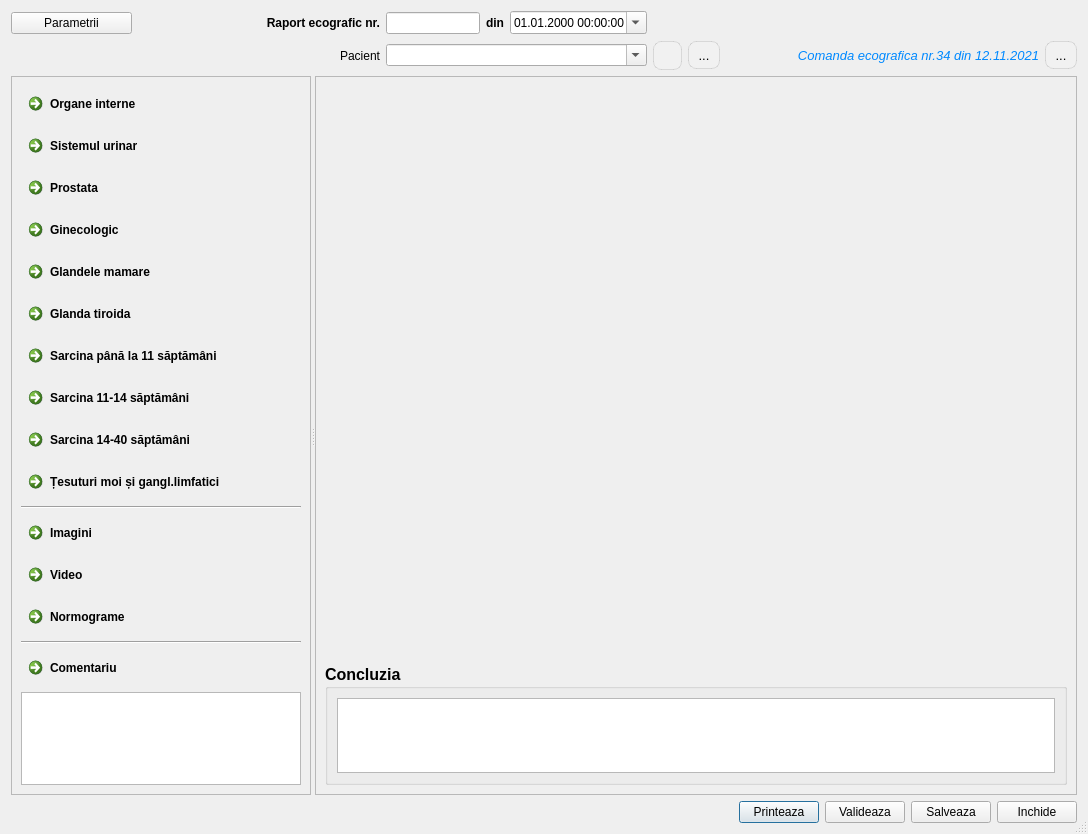
<?xml version="1.0" encoding="UTF-8"?>
<ui version="4.0">
 <class>ReportDialog</class>
 <widget class="QDialog" name="ReportDialog">
  <property name="geometry">
   <rect>
    <x>0</x>
    <y>0</y>
    <width>1088</width>
    <height>834</height>
   </rect>
  </property>
  <property name="sizePolicy">
   <sizepolicy hsizetype="Maximum" vsizetype="Preferred">
    <horstretch>0</horstretch>
    <verstretch>0</verstretch>
   </sizepolicy>
  </property>
  <property name="font">
   <font>
    <family>Segoe UI</family>
   </font>
  </property>
  <property name="windowTitle">
   <string>Dialog</string>
  </property>
  <property name="windowIcon">
   <iconset resource="../../resources/resource.qrc">
    <normaloff>:/img/documents/reportEcho.png</normaloff>:/img/documents/reportEcho.png</iconset>
  </property>
  <property name="sizeGripEnabled">
   <bool>true</bool>
  </property>
  <layout class="QGridLayout" name="gridLayout_8">
   <item row="1" column="9">
    <widget class="QToolButton" name="btnOpenOrder">
     <property name="styleSheet">
      <string notr="true">QToolButton
{
    border: 1px solid rgba(0, 0, 0, 0.1);
    border-radius: 8px;
    background-color: #f1f1f1;
    color: #000000;
    font-size: 13px;
    padding: 4px 4px;
}
QToolButton:hover
{
    background-color: #e0e0e0;
}
QToolButton:pressed
{
    background-color: #d0d0d0;
}</string>
     </property>
     <property name="text">
      <string>...</string>
     </property>
     <property name="icon">
      <iconset resource="../../resources/resource.qrc">
       <normaloff>:/img/catalogs/open_catalog.png</normaloff>:/img/catalogs/open_catalog.png</iconset>
     </property>
    </widget>
   </item>
   <item row="3" column="0" colspan="10">
    <layout class="QHBoxLayout" name="horizontalLayout">
     <item>
      <layout class="QHBoxLayout" name="layoutAuthor"/>
     </item>
     <item>
      <spacer name="horizontalSpacer_3">
       <property name="orientation">
        <enum>Qt::Orientation::Horizontal</enum>
       </property>
       <property name="sizeHint" stdset="0">
        <size>
         <width>40</width>
         <height>20</height>
        </size>
       </property>
      </spacer>
     </item>
     <item>
      <widget class="QPushButton" name="btnPrint">
       <property name="toolTip">
        <string>Printare (Ctrl + P)</string>
       </property>
       <property name="text">
        <string>Printeaza</string>
       </property>
       <property name="icon">
        <iconset resource="../../resources/resource.qrc">
         <normaloff>:/img/actions/print.png</normaloff>:/img/actions/print.png</iconset>
       </property>
       <property name="shortcut">
        <string>Ctrl+P</string>
       </property>
      </widget>
     </item>
     <item>
      <widget class="QPushButton" name="btnOk">
       <property name="toolTip">
        <string>Validare (Ctrl + Enter)</string>
       </property>
       <property name="text">
        <string>Valideaza</string>
       </property>
       <property name="icon">
        <iconset resource="../../resources/resource.qrc">
         <normaloff>:/img/btns/valide.png</normaloff>:/img/btns/valide.png</iconset>
       </property>
       <property name="shortcut">
        <string>Ctrl+Return</string>
       </property>
      </widget>
     </item>
     <item>
      <widget class="QPushButton" name="btnWrite">
       <property name="toolTip">
        <string>Salvare (Ctrl + S)</string>
       </property>
       <property name="text">
        <string>Salveaza</string>
       </property>
       <property name="icon">
        <iconset resource="../../resources/resource.qrc">
         <normaloff>:/img/btns/save.png</normaloff>:/img/btns/save.png</iconset>
       </property>
       <property name="shortcut">
        <string>Ctrl+S</string>
       </property>
      </widget>
     </item>
     <item>
      <widget class="QPushButton" name="btnClose">
       <property name="toolTip">
        <string>Inchiderea (Esc)</string>
       </property>
       <property name="text">
        <string>Inchide</string>
       </property>
       <property name="icon">
        <iconset resource="../../resources/resource.qrc">
         <normaloff>:/img/btns/close.png</normaloff>:/img/btns/close.png</iconset>
       </property>
       <property name="shortcut">
        <string>Esc</string>
       </property>
      </widget>
     </item>
    </layout>
   </item>
   <item row="0" column="4">
    <widget class="QLabel" name="label_2">
     <property name="font">
      <font>
       <family>Segoe UI</family>
       <bold>true</bold>
      </font>
     </property>
     <property name="text">
      <string>din</string>
     </property>
    </widget>
   </item>
   <item row="1" column="7">
    <widget class="QToolButton" name="btnOpenPatient">
     <property name="styleSheet">
      <string notr="true">QToolButton
{
    border: 1px solid rgba(0, 0, 0, 0.1);
    border-radius: 8px;
    background-color: #f1f1f1;
    color: #000000;
    font-size: 13px;
    padding: 4px 4px;
}
QToolButton:hover
{
    background-color: #e0e0e0;
}
QToolButton:pressed
{
    background-color: #d0d0d0;
}</string>
     </property>
     <property name="text">
      <string>...</string>
     </property>
     <property name="icon">
      <iconset resource="../../resources/resource.qrc">
       <normaloff>:/img/catalogs/open_catalog.png</normaloff>:/img/catalogs/open_catalog.png</iconset>
     </property>
    </widget>
   </item>
   <item row="0" column="1">
    <spacer name="horizontalSpacer_2">
     <property name="orientation">
      <enum>Qt::Orientation::Horizontal</enum>
     </property>
     <property name="sizeType">
      <enum>QSizePolicy::Policy::Preferred</enum>
     </property>
     <property name="sizeHint" stdset="0">
      <size>
       <width>111</width>
       <height>24</height>
      </size>
     </property>
    </spacer>
   </item>
   <item row="0" column="5">
    <widget class="QDateTimeEdit" name="dateTimeDoc">
     <property name="sizePolicy">
      <sizepolicy hsizetype="Expanding" vsizetype="Fixed">
       <horstretch>0</horstretch>
       <verstretch>0</verstretch>
      </sizepolicy>
     </property>
     <property name="displayFormat">
      <string>dd.MM.yyyy HH:mm:ss</string>
     </property>
     <property name="calendarPopup">
      <bool>true</bool>
     </property>
    </widget>
   </item>
   <item row="0" column="2">
    <widget class="QLabel" name="label">
     <property name="font">
      <font>
       <family>Segoe UI</family>
       <bold>true</bold>
      </font>
     </property>
     <property name="text">
      <string>Raport ecografic nr.</string>
     </property>
     <property name="alignment">
      <set>Qt::AlignmentFlag::AlignRight|Qt::AlignmentFlag::AlignTrailing|Qt::AlignmentFlag::AlignVCenter</set>
     </property>
    </widget>
   </item>
   <item row="1" column="0" colspan="2">
    <spacer name="horizontalSpacer_5">
     <property name="orientation">
      <enum>Qt::Orientation::Horizontal</enum>
     </property>
     <property name="sizeType">
      <enum>QSizePolicy::Policy::Preferred</enum>
     </property>
     <property name="sizeHint" stdset="0">
      <size>
       <width>276</width>
       <height>20</height>
      </size>
     </property>
    </spacer>
   </item>
   <item row="1" column="2">
    <widget class="QLabel" name="label_3">
     <property name="sizePolicy">
      <sizepolicy hsizetype="Preferred" vsizetype="Preferred">
       <horstretch>0</horstretch>
       <verstretch>0</verstretch>
      </sizepolicy>
     </property>
     <property name="text">
      <string>Pacient</string>
     </property>
     <property name="alignment">
      <set>Qt::AlignmentFlag::AlignRight|Qt::AlignmentFlag::AlignTrailing|Qt::AlignmentFlag::AlignVCenter</set>
     </property>
    </widget>
   </item>
   <item row="2" column="0" colspan="10">
    <widget class="QSplitter" name="splitter">
     <property name="sizePolicy">
      <sizepolicy hsizetype="Expanding" vsizetype="Expanding">
       <horstretch>0</horstretch>
       <verstretch>0</verstretch>
      </sizepolicy>
     </property>
     <property name="orientation">
      <enum>Qt::Orientation::Horizontal</enum>
     </property>
     <widget class="QFrame" name="frame_btn">
      <property name="maximumSize">
       <size>
        <width>300</width>
        <height>16777215</height>
       </size>
      </property>
      <property name="frameShape">
       <enum>QFrame::Shape::StyledPanel</enum>
      </property>
      <property name="frameShadow">
       <enum>QFrame::Shadow::Raised</enum>
      </property>
      <layout class="QVBoxLayout" name="verticalLayout">
       <item>
        <widget class="QCommandLinkButton" name="btnOrgansInternal">
         <property name="text">
          <string>Organe interne</string>
         </property>
         <property name="icon">
          <iconset resource="../../resources/resource.qrc">
           <normaloff>:/img/medicine/liver.png</normaloff>:/img/medicine/liver.png</iconset>
         </property>
        </widget>
       </item>
       <item>
        <widget class="QCommandLinkButton" name="btnUrinarySystem">
         <property name="text">
          <string>Sistemul urinar</string>
         </property>
         <property name="icon">
          <iconset resource="../../resources/resource.qrc">
           <normaloff>:/img/medicine/kidney.png</normaloff>:/img/medicine/kidney.png</iconset>
         </property>
        </widget>
       </item>
       <item>
        <widget class="QCommandLinkButton" name="btnProstate">
         <property name="text">
          <string>Prostata</string>
         </property>
         <property name="icon">
          <iconset resource="../../resources/resource.qrc">
           <normaloff>:/img/medicine/prostate.png</normaloff>:/img/medicine/prostate.png</iconset>
         </property>
        </widget>
       </item>
       <item>
        <widget class="QCommandLinkButton" name="btnGynecology">
         <property name="text">
          <string>Ginecologic</string>
         </property>
         <property name="icon">
          <iconset resource="../../resources/resource.qrc">
           <normaloff>:/img/medicine/pubis.png</normaloff>:/img/medicine/pubis.png</iconset>
         </property>
        </widget>
       </item>
       <item>
        <widget class="QCommandLinkButton" name="btnBreast">
         <property name="text">
          <string>Glandele mamare</string>
         </property>
         <property name="icon">
          <iconset resource="../../resources/resource.qrc">
           <normaloff>:/img/medicine/breast.png</normaloff>:/img/medicine/breast.png</iconset>
         </property>
        </widget>
       </item>
       <item>
        <widget class="QCommandLinkButton" name="btnThyroid">
         <property name="text">
          <string>Glanda tiroida</string>
         </property>
         <property name="icon">
          <iconset resource="../../resources/resource.qrc">
           <normaloff>:/img/medicine/thyroide.png</normaloff>:/img/medicine/thyroide.png</iconset>
         </property>
        </widget>
       </item>
       <item>
        <widget class="QCommandLinkButton" name="btnGestation0">
         <property name="text">
          <string>Sarcina până la 11 săptămâni</string>
         </property>
         <property name="icon">
          <iconset resource="../../resources/resource.qrc">
           <normaloff>:/img/medicine/pregnant0.png</normaloff>:/img/medicine/pregnant0.png</iconset>
         </property>
        </widget>
       </item>
       <item>
        <widget class="QCommandLinkButton" name="btnGestation1">
         <property name="text">
          <string>Sarcina 11-14 săptămâni</string>
         </property>
         <property name="icon">
          <iconset resource="../../resources/resource.qrc">
           <normaloff>:/img/medicine/pregnant1.png</normaloff>:/img/medicine/pregnant1.png</iconset>
         </property>
        </widget>
       </item>
       <item>
        <widget class="QCommandLinkButton" name="btnGestation2">
         <property name="text">
          <string>Sarcina 14-40 săptămâni</string>
         </property>
         <property name="icon">
          <iconset resource="../../resources/resource.qrc">
           <normaloff>:/img/medicine/pregnant2.png</normaloff>:/img/medicine/pregnant2.png</iconset>
         </property>
        </widget>
       </item>
       <item>
        <widget class="QCommandLinkButton" name="btnLymphNodes">
         <property name="text">
          <string>Țesuturi moi și gangl.limfatici</string>
         </property>
         <property name="icon">
          <iconset resource="../../resources/resource.qrc">
           <normaloff>:/img/medicine/lymph-nodes.png</normaloff>:/img/medicine/lymph-nodes.png</iconset>
         </property>
        </widget>
       </item>
       <item>
        <widget class="Line" name="line">
         <property name="orientation">
          <enum>Qt::Orientation::Horizontal</enum>
         </property>
        </widget>
       </item>
       <item>
        <widget class="QCommandLinkButton" name="btnImages">
         <property name="text">
          <string>Imagini</string>
         </property>
         <property name="icon">
          <iconset resource="../../resources/resource.qrc">
           <normaloff>:/img/common/image.png</normaloff>:/img/common/image.png</iconset>
         </property>
        </widget>
       </item>
       <item>
        <widget class="QCommandLinkButton" name="btnVideo">
         <property name="text">
          <string>Video</string>
         </property>
         <property name="icon">
          <iconset resource="../../resources/resource.qrc">
           <normaloff>:/img/common/video.png</normaloff>:/img/common/video.png</iconset>
         </property>
        </widget>
       </item>
       <item>
        <widget class="QCommandLinkButton" name="btnNormograms">
         <property name="text">
          <string>Normograme</string>
         </property>
         <property name="icon">
          <iconset resource="../../resources/resource.qrc">
           <normaloff>:/img/medicine/normograma.png</normaloff>:/img/medicine/normograma.png</iconset>
         </property>
        </widget>
       </item>
       <item>
        <widget class="Line" name="line_3">
         <property name="orientation">
          <enum>Qt::Orientation::Horizontal</enum>
         </property>
        </widget>
       </item>
       <item>
        <widget class="QCommandLinkButton" name="btnComment">
         <property name="text">
          <string>Comentariu</string>
         </property>
         <property name="icon">
          <iconset resource="../../resources/resource.qrc">
           <normaloff>:/img/documents/comment.png</normaloff>:/img/documents/comment.png</iconset>
         </property>
        </widget>
       </item>
       <item>
        <widget class="QPlainTextEdit" name="comment"/>
       </item>
       <item>
        <spacer name="verticalSpacer_7">
         <property name="orientation">
          <enum>Qt::Orientation::Vertical</enum>
         </property>
         <property name="sizeHint" stdset="0">
          <size>
           <width>20</width>
           <height>40</height>
          </size>
         </property>
        </spacer>
       </item>
      </layout>
     </widget>
     <widget class="QFrame" name="frame_table">
      <property name="frameShape">
       <enum>QFrame::Shape::StyledPanel</enum>
      </property>
      <property name="frameShadow">
       <enum>QFrame::Shadow::Raised</enum>
      </property>
      <layout class="QGridLayout" name="gridLayout_2">
       <item row="1" column="0">
        <widget class="QGroupBox" name="groupBox_5">
         <property name="sizePolicy">
          <sizepolicy hsizetype="Expanding" vsizetype="Fixed">
           <horstretch>0</horstretch>
           <verstretch>0</verstretch>
          </sizepolicy>
         </property>
         <property name="maximumSize">
          <size>
           <width>16777215</width>
           <height>121</height>
          </size>
         </property>
         <property name="font">
          <font>
           <family>Segoe UI</family>
           <pointsize>12</pointsize>
           <bold>true</bold>
          </font>
         </property>
         <property name="title">
          <string>Concluzia</string>
         </property>
         <layout class="QGridLayout" name="gridLayout">
          <item row="0" column="0">
           <widget class="QPlainTextEdit" name="concluzion">
            <property name="sizePolicy">
             <sizepolicy hsizetype="Expanding" vsizetype="Preferred">
              <horstretch>0</horstretch>
              <verstretch>0</verstretch>
             </sizepolicy>
            </property>
            <property name="maximumSize">
             <size>
              <width>16777215</width>
              <height>84</height>
             </size>
            </property>
           </widget>
          </item>
         </layout>
        </widget>
       </item>
       <item row="0" column="0">
        <widget class="QStackedWidget" name="stackedWidget">
         <property name="sizePolicy">
          <sizepolicy hsizetype="Preferred" vsizetype="Preferred">
           <horstretch>0</horstretch>
           <verstretch>0</verstretch>
          </sizepolicy>
         </property>
         <property name="currentIndex">
          <number>-1</number>
         </property>
        </widget>
       </item>
      </layout>
     </widget>
    </widget>
   </item>
   <item row="1" column="3" colspan="3">
    <widget class="QComboBox" name="comboPatient">
     <property name="sizePolicy">
      <sizepolicy hsizetype="Expanding" vsizetype="Fixed">
       <horstretch>0</horstretch>
       <verstretch>0</verstretch>
      </sizepolicy>
     </property>
     <property name="editable">
      <bool>true</bool>
     </property>
    </widget>
   </item>
   <item row="0" column="0">
    <widget class="QPushButton" name="btnParameters">
     <property name="text">
      <string>Parametrii</string>
     </property>
     <property name="icon">
      <iconset resource="../../resources/resource.qrc">
       <normaloff>:/img/catalogs/investigations.png</normaloff>:/img/catalogs/investigations.png</iconset>
     </property>
    </widget>
   </item>
   <item row="0" column="3">
    <widget class="QLineEdit" name="numberDoc"/>
   </item>
   <item row="1" column="8">
    <widget class="QLabel" name="labelOrderEcho">
     <property name="font">
      <font>
       <family>Segoe UI</family>
       <pointsize>10</pointsize>
       <italic>true</italic>
       <bold>false</bold>
      </font>
     </property>
     <property name="styleSheet">
      <string notr="true">color: rgb(0, 137, 255);
font: italic 10pt &quot;Segoe UI&quot;;</string>
     </property>
     <property name="text">
      <string>Comanda ecografica nr.34 din 12.11.2021</string>
     </property>
     <property name="alignment">
      <set>Qt::AlignmentFlag::AlignRight|Qt::AlignmentFlag::AlignTrailing|Qt::AlignmentFlag::AlignVCenter</set>
     </property>
    </widget>
   </item>
   <item row="0" column="6" colspan="4">
    <spacer name="horizontalSpacer">
     <property name="orientation">
      <enum>Qt::Orientation::Horizontal</enum>
     </property>
     <property name="sizeType">
      <enum>QSizePolicy::Policy::Fixed</enum>
     </property>
     <property name="sizeHint" stdset="0">
      <size>
       <width>424</width>
       <height>24</height>
      </size>
     </property>
    </spacer>
   </item>
   <item row="1" column="6">
    <widget class="QToolButton" name="btnPatientHistory">
     <property name="styleSheet">
      <string notr="true">QToolButton
{
    border: 1px solid rgba(0, 0, 0, 0.1);
    border-radius: 8px;
    background-color: #f1f1f1;
    color: #000000;
    font-size: 13px;
    padding: 4px 4px;
}
QToolButton:hover
{
    background-color: #e0e0e0;
}
QToolButton:pressed
{
    background-color: #d0d0d0;
}</string>
     </property>
     <property name="text">
      <string/>
     </property>
     <property name="icon">
      <iconset resource="../../resources/resource.qrc">
       <normaloff>:/img/documents/medical_history.png</normaloff>:/img/documents/medical_history.png</iconset>
     </property>
    </widget>
   </item>
  </layout>
 </widget>
 <tabstops>
  <tabstop>btnWrite</tabstop>
  <tabstop>btnParameters</tabstop>
  <tabstop>numberDoc</tabstop>
  <tabstop>btnBreast</tabstop>
  <tabstop>btnOpenPatient</tabstop>
  <tabstop>btnGynecology</tabstop>
  <tabstop>btnThyroid</tabstop>
  <tabstop>comboPatient</tabstop>
  <tabstop>concluzion</tabstop>
  <tabstop>btnOk</tabstop>
  <tabstop>btnGestation0</tabstop>
  <tabstop>dateTimeDoc</tabstop>
  <tabstop>btnProstate</tabstop>
  <tabstop>btnPrint</tabstop>
  <tabstop>btnOpenOrder</tabstop>
  <tabstop>btnClose</tabstop>
  <tabstop>btnOrgansInternal</tabstop>
  <tabstop>btnUrinarySystem</tabstop>
  <tabstop>btnGestation1</tabstop>
  <tabstop>btnComment</tabstop>
  <tabstop>comment</tabstop>
  <tabstop>btnPatientHistory</tabstop>
  <tabstop>btnImages</tabstop>
  <tabstop>btnGestation2</tabstop>
  <tabstop>btnVideo</tabstop>
  <tabstop>btnNormograms</tabstop>
  <tabstop>btnLymphNodes</tabstop>
 </tabstops>
 <resources>
  <include location="../../resources/resource.qrc"/>
 </resources>
 <connections/>
</ui>
